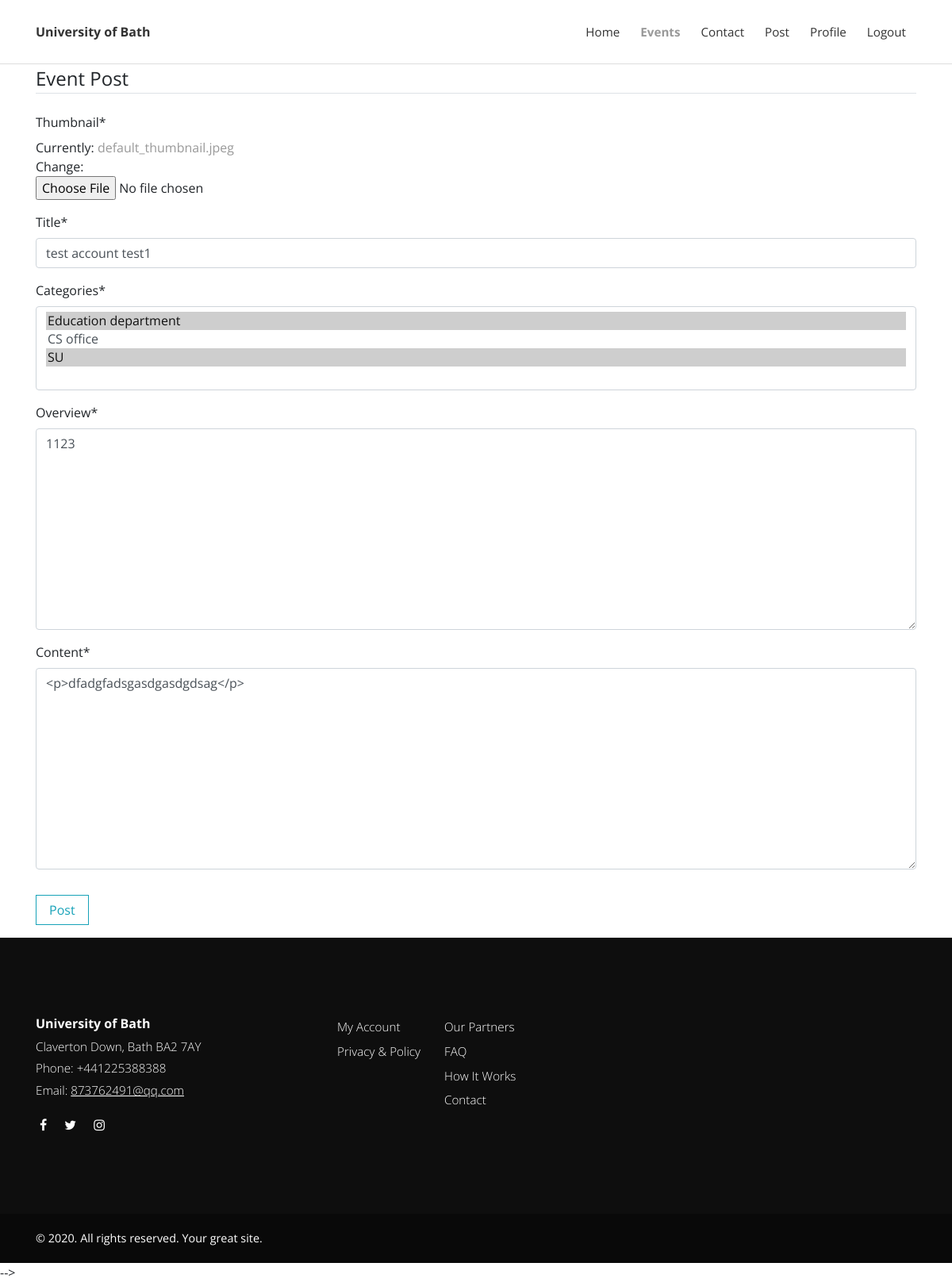
The app's page /post/30/update/ (signed in), older data.
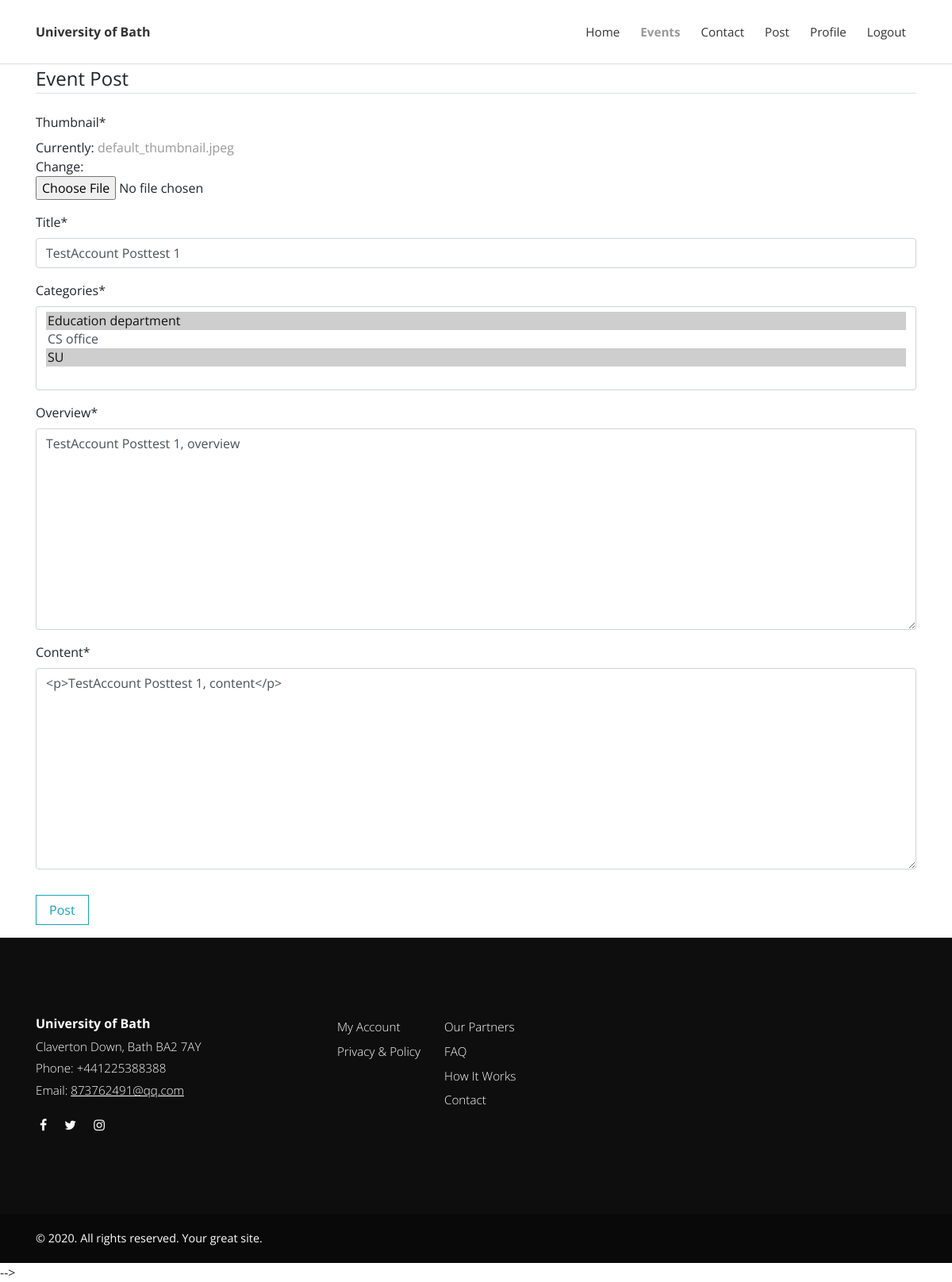
The same page, newer data.
### posts/models.py (models this page shows, shortened)
class Post(models.Model):
    categories = models.ManyToManyField(Category)
    title = models.CharField(max_length=100)
    overview = models.TextField()
    author = models.ForeignKey(Profile, on_delete=models.CASCADE)
    timestamp = models.DateTimeField(auto_now_add=True) # when it created
    comment_count = models.IntegerField(default=0)
    view_count = models.IntegerField(default=0)
    thumbnail = models.ImageField(default='default_thumbnail.jpeg')
    content = HTMLField()
    featured = models.BooleanField(default=True)
    previous_post = models.ForeignKey('self', related_name='previous', on_delete=models.SET_NULL, blank=True, null=True)
    next_post = models.ForeignKey('self', related_name='next', on_delete=models.SET_NULL, blank=True, null=True)

class Category(models.Model):
    title = models.CharField(max_length=200)
    def __str__(self):
        return self.title

### posts/views.py (the view, shortened to what this page needs)
# urls.py: path('post/<id>/update/', PostUpdateView.as_view(), name='post-update'),
class PostUpdateView(LoginRequiredMixin,UserPassesTestMixin, UpdateView):
    model = Post
    template_name = 'post_form.html'
    fields = ['thumbnail', 'title', 'categories', 'overview', 'content']
    slug_field = 'id'
    slug_url_kwarg = 'id'
    def test_func(self):
        post = self.get_object()
        if self.request.user.profile == post.author:
            return True
        return False

### templates/post_form.html (shortened to what this page needs)
{% extends "base.html" %}
{% load crispy_forms_tags %}
{% block content %}
    <div class="container">
        <form method="POST", enctype="multipart/form-data">
            <fieldset class="form-group">
                <legend class="border-bottom mb-4">Event Post</legend>
                {{ form | crispy }}
            </fieldset>
            <div class="form-group">
                <button class="btn btn-outline-info" type="submit">Post</button>
            </div>
        </form>
    </div>
{% endblock content %}

Row changes from the older to the newer data that the page shows:
changed Post: title "test account test1" → "TestAccount Posttest 1"; overview "1123" → "TestAccount Posttest 1, overview"; content "<p>dfadgfadsgasdgasdgdsag</p>" → "<p>TestAccount Posttest 1, content</p>"
